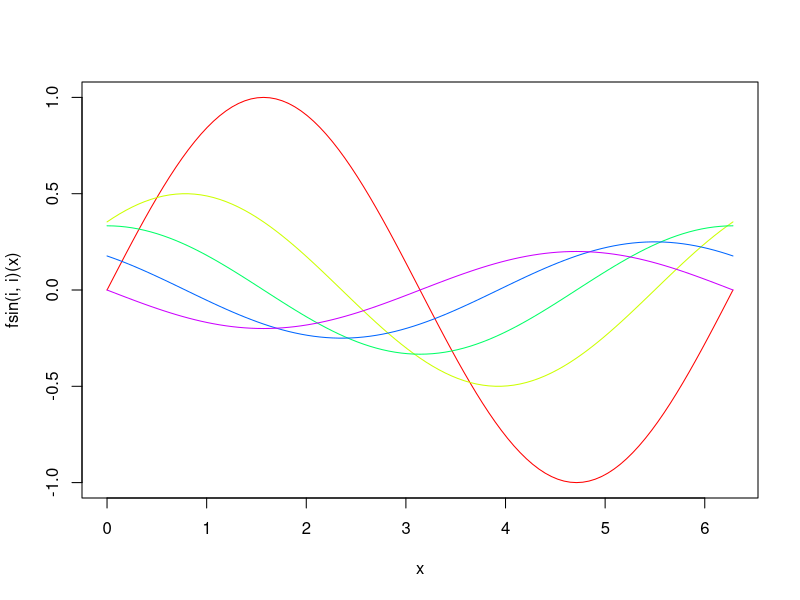
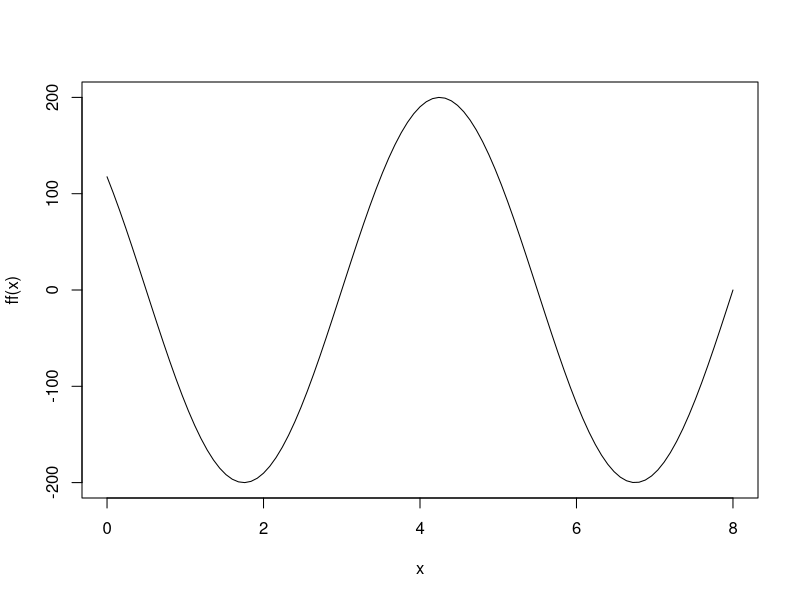

Reproduce these figures in R, in order.
# funciones senoidales
# ==========
# Funcion productora de funciones 
# senoidales
fsin <- function(i,j) {
    function (x) 1/(1+j)*sin(x + i*pi/4)
}

n <- 4
for (i in 0:n) {
    curve(fsin(i,i)(x), xlim=c(0,2*pi), col=rainbow(n+1)[i+1], add=(i!=0))
}

fsinusoid <- function(Ampl, Perid, Fase) function(x) Ampl*sin((x-Fase)*2*pi/Perid)
ff <- fsinusoid(200,5,3)
curve(ff, xlim=c(0,8))